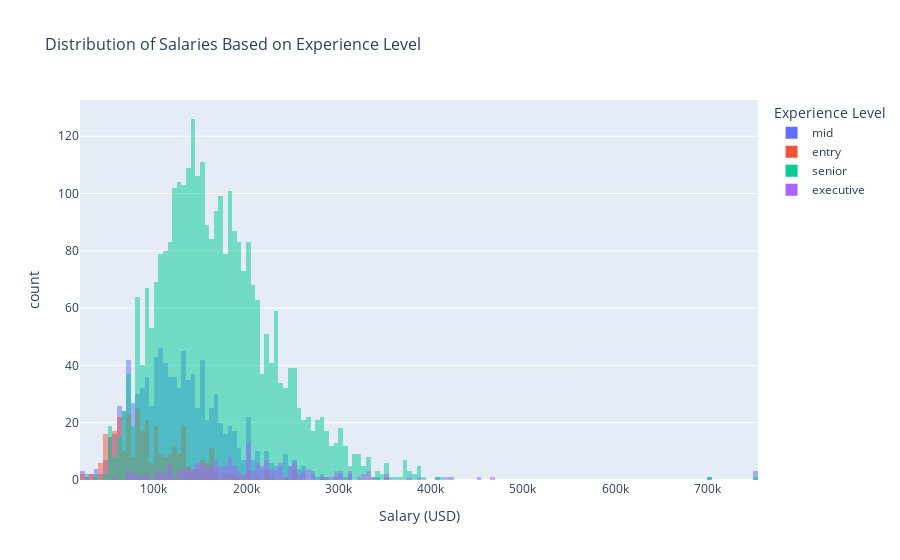

Notebook cell for this chart:
### Markdown cell above
The vast majority of jobs from the dataset are from 2023. Since we are still just at the beginning of 2024, we are likely only seeing a small portion of data science jobs from the current year. This data reflects that there the number of these data science positions is growing at a significant rate, but we would need further information from previous years to accurately draw those conclusions.

### Code cell
# distribution of salaries based on employment type
fig = px.histogram(
    df,
    x='salary_in_usd',
    color='experience_level',
    barmode='overlay',
    labels={'experience_level':'Experience Level','salary_in_usd':'Salary (USD)'},
    title='Distribution of Salaries Based on Experience Level')
fig.update_layout(title_font_size=16)

### Figure 1 — Plotly figure (JSON) as saved in the notebook; plotly's stock layout.template omitted (floating-point values rounded to 4 significant figures; data arrays with more than 128 entries replaced by an {"elided": "..."} marker saying what was removed)
{"data": [{"alignmentgroup": "True", "bingroup": "x", "hovertemplate": "Experience Level=mid<br>Salary (USD)=%{x}<br>count=%{y}<extra></extra>", "legendgroup": "mid", "marker": {"color": "#636efa", "opacity": 0.5, "pattern": {"shape": ""}}, "name": "mid", "offsetgroup": "mid", "orientation": "v", "showlegend": true, "type": "histogram", "x": {"elided": "999 int values"}, "xaxis": "x", "yaxis": "y"}, {"alignmentgroup": "True", "bingroup": "x", "hovertemplate": "Experience Level=entry<br>Salary (USD)=%{x}<br>count=%{y}<extra></extra>", "legendgroup": "entry", "marker": {"color": "#EF553B", "opacity": 0.5, "pattern": {"shape": ""}}, "name": "entry", "offsetgroup": "entry", "orientation": "v", "showlegend": true, "type": "histogram", "x": {"elided": "342 int values"}, "xaxis": "x", "yaxis": "y"}, {"alignmentgroup": "True", "bingroup": "x", "hovertemplate": "Experience Level=senior<br>Salary (USD)=%{x}<br>count=%{y}<extra></extra>", "legendgroup": "senior", "marker": {"color": "#00cc96", "opacity": 0.5, "pattern": {"shape": ""}}, "name": "senior", "offsetgroup": "senior", "orientation": "v", "showlegend": true, "type": "histogram", "x": {"elided": "3031 int values"}, "xaxis": "x", "yaxis": "y"}, {"alignmentgroup": "True", "bingroup": "x", "hovertemplate": "Experience Level=executive<br>Salary (USD)=%{x}<br>count=%{y}<extra></extra>", "legendgroup": "executive", "marker": {"color": "#ab63fa", "opacity": 0.5, "pattern": {"shape": ""}}, "name": "executive", "offsetgroup": "executive", "orientation": "v", "showlegend": true, "type": "histogram", "x": {"elided": "192 int values"}, "xaxis": "x", "yaxis": "y"}], "layout": {"barmode": "overlay", "legend": {"title": {"text": "Experience Level"}, "tracegroupgap": 0}, "title": {"font": {"size": 16}, "text": "Distribution of Salaries Based on Experience Level"}, "xaxis": {"anchor": "y", "domain": [0, 1], "title": {"text": "Salary (USD)"}}, "yaxis": {"anchor": "x", "domain": [0, 1], "title": {"text": "count"}}}}
